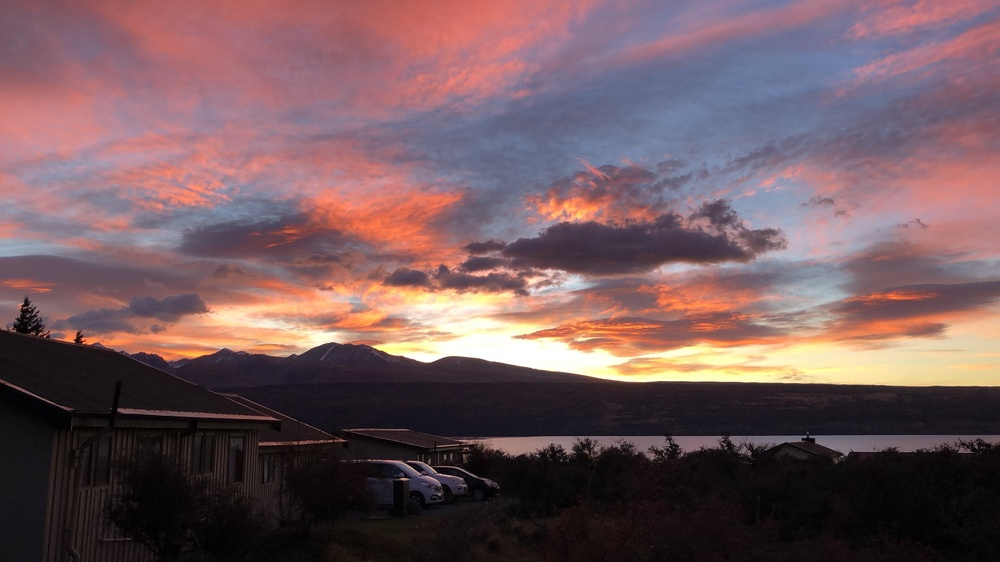
#> input picture src/insta.jpg, 1000 x 562 px, shrunk from 3840 x 2160 before the run, found by its file name
$ python homerwork_two.py
#> lines starting #> are read from the running program, lines starting #| are printed output that depends on the picture
import cv2
import numpy as np
from skimage.util import random_noise

# cargar la imagen
img = cv2.imread("src\insta.jpg")
#> img is the input picture: shape (562, 1000, 3); mean B, G, R 92.9, 88.6, 114.5
cv2.imshow('sin ruido - Original', img)

# agregar diferentes tipos de ruido a la imagen
noise_gaussiano = random_noise(img, mode='gaussian', clip=True)
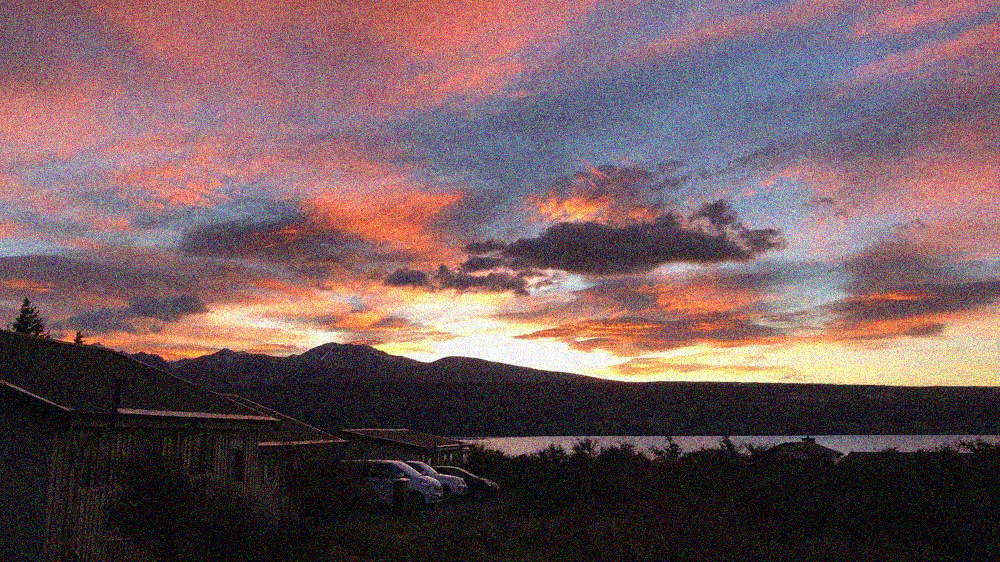
#> noise_gaussiano: shape (562, 1000, 3) float64; mean B, G, R 0.369, 0.352, 0.451
noise_sal_pimienta = random_noise(img, mode='s&p', amount=0.1)
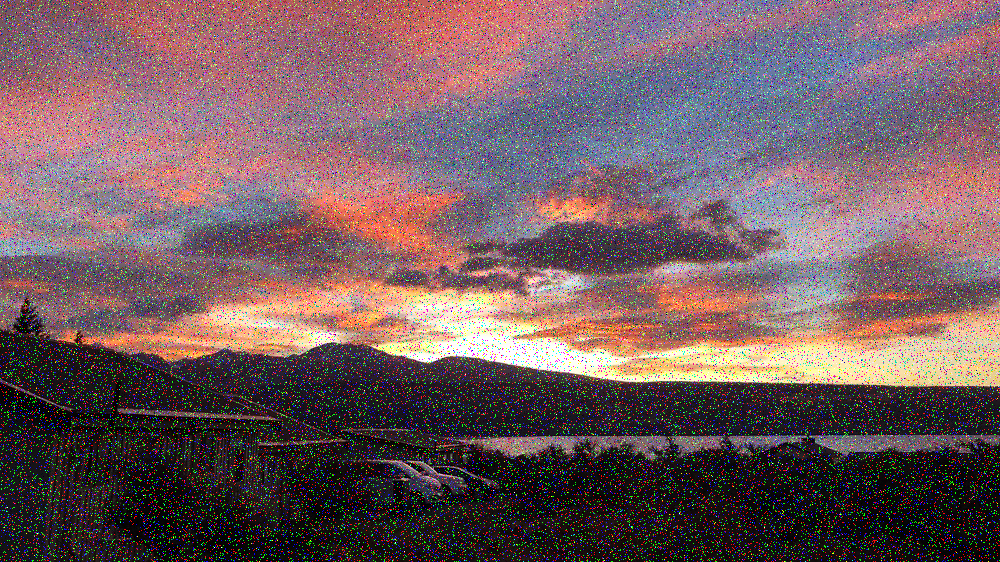
#> noise_sal_pimienta: shape (562, 1000, 3) float64; mean B, G, R 0.378, 0.363, 0.454

# Las funciones anteriores devuelven una imagen de punto flotante
# en el rango de [0,1], los cambiamos a 'uint8'
# y de [0,255]

noise_gaussiano = np.array(255*noise_gaussiano, dtype='uint8')
noise_sal_pimienta = np.array(255*noise_sal_pimienta, dtype='uint8')


# Filtrado promedio
imagGaussiano = cv2.blur(noise_gaussiano, (5, 5))
imagSalPimienta = cv2.blur(noise_sal_pimienta, (5, 5))
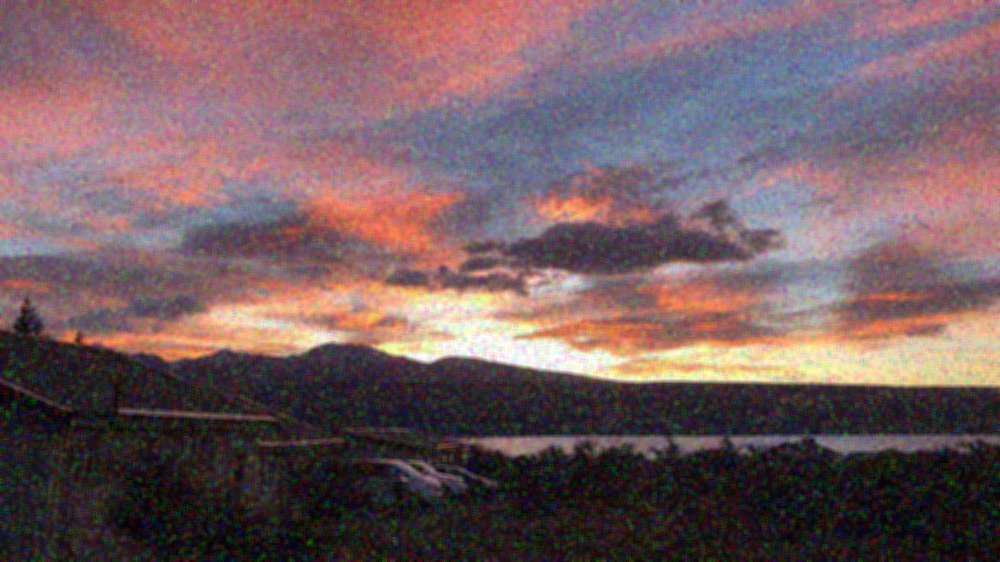
#> imagSalPimienta: shape (562, 1000, 3); mean B, G, R 96.3, 92.4, 115.7


# Filtro del ruido Gussiano y pimienta y sal
imagGaussiano = cv2.GaussianBlur(noise_gaussiano, (5, 5), cv2.BORDER_DEFAULT)
imagSalPimienta = cv2.GaussianBlur(
    noise_sal_pimienta, (5, 5), cv2.BORDER_DEFAULT)

# Filtrado bilateral gaussiano y salt and pepper
imagGaussiano = cv2.bilateralFilter(noise_gaussiano, -1, 5, 5)
imagSalPimienta = cv2.bilateralFilter(noise_sal_pimienta, -1, 5, 5)


# mostrar el filtro del ruido Gussiano
cv2.imshow('imagGaussiano', imagGaussiano)
# mostrar el filtro del ruido Sal y Pimienta
cv2.imshow('imagSalPimienta', imagSalPimienta)
cv2.waitKey(0)


# ¿Qué tipo de filtro funciona mejor en cada uno de los casos anteriores? Justifica tu respuesta-
# El filtro de la mediana es mejor para el ruido de sal y pimineta porque mejora la imagen y realiza un suavisado mucho mejor que los otros metodos de filtrado, ademas de ello eliminaalos detalles finos de las lineas, y eliina casi perfectamente el ruido de la imagen

# Para la imagen con ruido gaussiano se observa que el filtro gaussiano es un poco mejor en calidad de imagen, suavisado y desenfoque que el filtro medio.
